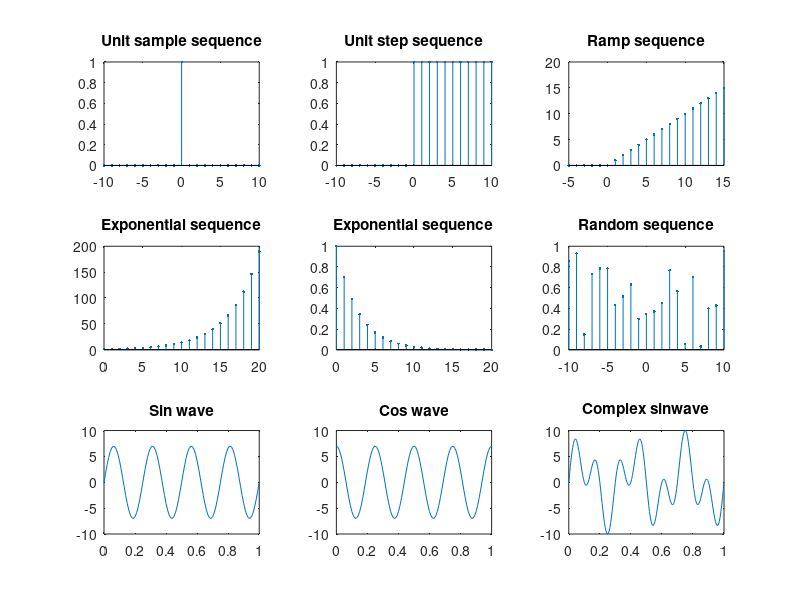

This chart was generated by the following MATLAB code:
clc; #... Clear cmd
clear all; #... Clear variables
close all; #... Cleat figures

#... Examples of different types of sequences

#... Unit smaple sequence
point = 21;
unitSample = zeros(1, point);
unitSample(11) = 1;
n = -10:1:10;
subplot(3, 3, 1);
stem(n, unitSample, '.');
title('Unit sample sequence');

#... Unit step sequence
point = 21;
unitStep = ones(1, point);
for i = 1:10
  unitStep(i) = 0;
end
n = -10:1:10;
subplot(3, 3, 2);
stem(n, unitStep, '.');
title('Unit step sequence');

#... Ramp sequence
point = 21;
rampSequence = zeros(1, point);
n = -5:1:15;
for i = 6:point
  rampSequence(i) = i - 6;
end
subplot(3, 3, 3);
stem(n, rampSequence, '.');
title('Ramp sequence');

#... Exponential sequence
point = 20;
n = 0:point;
expoSeq = 1.3.^(n);
subplot(3, 3, 4);
stem(n, expoSeq, '.');
title('Exponential sequence');

expoSeq = 0.7.^(n);
subplot(3, 3, 5);
stem(n, expoSeq, '.');
title('Exponential sequence');

#... Random sequence
point = 21;
n = -10:1:10;
randomSeq = rand(1, point);
subplot(3, 3, 6);
stem(n, randomSeq, '.');
title('Random sequence');

#... Sinwave
f = 4; #... Frequency
a = 7; #... Amplitude
t = 0:0.01:1; #... Time
sinSeq = a*sin(2*pi*f*t);
subplot(3, 3, 7);
plot(t, sinSeq);
title('Sin wave');

#... Coswave
f = 4; #... Frequency
a = 7; #... Amplitude
t = 0:0.01:1; #... Time
cosSeq = a*cos(2*pi*f*t);
subplot(3, 3, 8);
plot(t, cosSeq);
title('Cos wave');

#... Complex sinwave
t = 0:0.005:1;
complexSeq = 5*sin(2*pi*3*t)+5*sin(2*pi*7*t);
subplot(3,3,9);
plot(t, complexSeq);
title('Complex sinwave');
